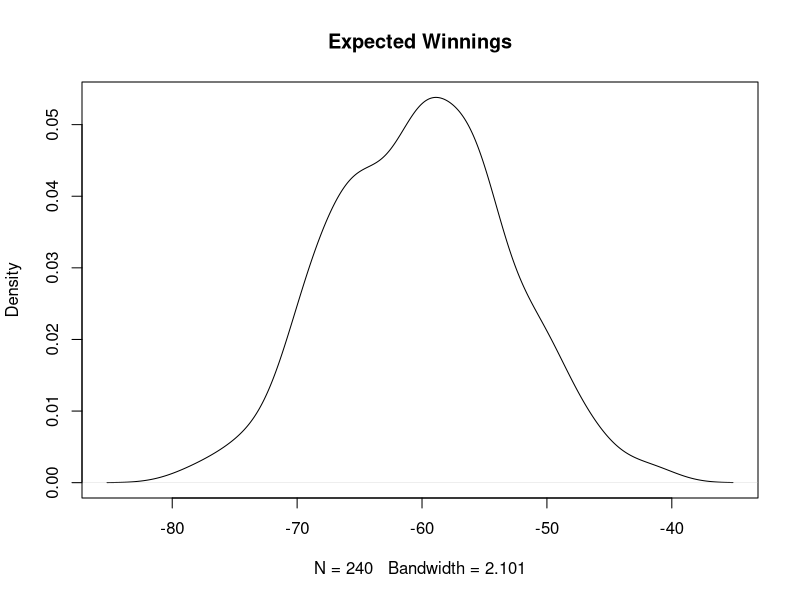

Write the R code that produced this figure.
## ---- chunk 1
library(knitr)
## ---- chunk 2
ExpectedValue = 0.25*2 + 0.75*-1
ExpectedLosses = ExpectedValue*240
n = 240
p = 0.25
q = 1- p
stdev = sqrt(n*p*q)
pnorm(0, mean = -60, sd = stdev)
## ---- chunk 3
plot(density(rnorm(240, mean = -60, sd = sqrt(240*0.25*0.75))), 
     main = "Expected Winnings")
